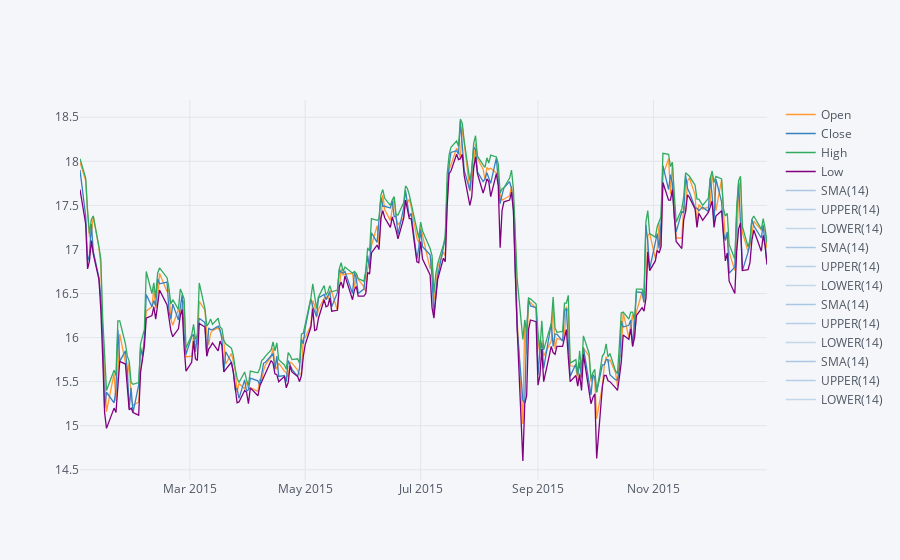

Write notebook code for a chart like this one.
### Markdown cell above
**Use .ta_plot(study='boll') to create a Bollinger Band Plot for Bank of America for the year 2015.**

### Code cell
BAC[['Open','Close','High','Low']]['2015-01-01':'2015-12-31'].ta_plot(study='boll')

### Figure 1 — Plotly figure (JSON) as saved in the notebook; plotly's stock layout.template omitted (floating-point values rounded to 4 significant figures; data arrays with more than 128 entries replaced by an {"elided": "..."} marker saying what was removed)
{"data": [{"line": {"color": "rgba(255, 153, 51, 1.0)", "dash": "solid", "shape": "linear", "width": 1.3}, "mode": "lines", "name": "Open", "text": "", "type": "scatter", "x": {"elided": "252 str values"}, "y": {"elided": "252 float values"}}, {"line": {"color": "rgba(55, 128, 191, 1.0)", "dash": "solid", "shape": "linear", "width": 1.3}, "mode": "lines", "name": "Close", "text": "", "type": "scatter", "x": {"elided": "252 str values"}, "y": {"elided": "252 float values"}}, {"line": {"color": "rgba(50, 171, 96, 1.0)", "dash": "solid", "shape": "linear", "width": 1.3}, "mode": "lines", "name": "High", "text": "", "type": "scatter", "x": {"elided": "252 str values"}, "y": {"elided": "252 float values"}}, {"line": {"color": "rgba(128, 0, 128, 1.0)", "dash": "solid", "shape": "linear", "width": 1.3}, "mode": "lines", "name": "Low", "text": "", "type": "scatter", "x": {"elided": "252 str values"}, "y": {"elided": "252 float values"}}, {"line": {"color": "rgba(55, 128, 191, 0.4000000000000002)", "dash": "solid", "shape": "linear", "width": 1.3}, "mode": "lines", "name": "SMA(14)", "text": "", "type": "scatter", "x": {"elided": "252 str values"}, "y": {"elided": "252x4 mixed values"}}, {"line": {"color": "rgba(55, 128, 191, 0.33333333333333354)", "dash": "solid", "shape": "linear", "width": 1.3}, "mode": "lines", "name": "UPPER(14)", "text": "", "type": "scatter", "x": {"elided": "252 str values"}, "y": {"elided": "252x4 mixed values"}}, {"line": {"color": "rgba(55, 128, 191, 0.2666666666666669)", "dash": "solid", "shape": "linear", "width": 1.3}, "mode": "lines", "name": "LOWER(14)", "text": "", "type": "scatter", "x": {"elided": "252 str values"}, "y": {"elided": "252x4 mixed values"}}, {"line": {"color": "rgba(55, 128, 191, 0.4000000000000002)", "dash": "solid", "shape": "linear", "width": 1.3}, "mode": "lines", "name": "SMA(14)", "text": "", "type": "scatter", "x": {"elided": "252 str values"}, "y": {"elided": "252x4 mixed values"}}, {"line": {"color": "rgba(55, 128, 191, 0.33333333333333354)", "dash": "solid", "shape": "linear", "width": 1.3}, "mode": "lines", "name": "UPPER(14)", "text": "", "type": "scatter", "x": {"elided": "252 str values"}, "y": {"elided": "252x4 mixed values"}}, {"line": {"color": "rgba(55, 128, 191, 0.2666666666666669)", "dash": "solid", "shape": "linear", "width": 1.3}, "mode": "lines", "name": "LOWER(14)", "text": "", "type": "scatter", "x": {"elided": "252 str values"}, "y": {"elided": "252x4 mixed values"}}, {"line": {"color": "rgba(55, 128, 191, 0.4000000000000002)", "dash": "solid", "shape": "linear", "width": 1.3}, "mode": "lines", "name": "SMA(14)", "text": "", "type": "scatter", "x": {"elided": "252 str values"}, "y": {"elided": "252x4 mixed values"}}, {"line": {"color": "rgba(55, 128, 191, 0.33333333333333354)", "dash": "solid", "shape": "linear", "width": 1.3}, "mode": "lines", "name": "UPPER(14)", "text": "", "type": "scatter", "x": {"elided": "252 str values"}, "y": {"elided": "252x4 mixed values"}}, {"line": {"color": "rgba(55, 128, 191, 0.2666666666666669)", "dash": "solid", "shape": "linear", "width": 1.3}, "mode": "lines", "name": "LOWER(14)", "text": "", "type": "scatter", "x": {"elided": "252 str values"}, "y": {"elided": "252x4 mixed values"}}, {"line": {"color": "rgba(55, 128, 191, 0.4000000000000002)", "dash": "solid", "shape": "linear", "width": 1.3}, "mode": "lines", "name": "SMA(14)", "text": "", "type": "scatter", "x": {"elided": "252 str values"}, "y": {"elided": "252x4 mixed values"}}, {"line": {"color": "rgba(55, 128, 191, 0.33333333333333354)", "dash": "solid", "shape": "linear", "width": 1.3}, "mode": "lines", "name": "UPPER(14)", "text": "", "type": "scatter", "x": {"elided": "252 str values"}, "y": {"elided": "252x4 mixed values"}}, {"line": {"color": "rgba(55, 128, 191, 0.2666666666666669)", "dash": "solid", "shape": "linear", "width": 1.3}, "mode": "lines", "name": "LOWER(14)", "text": "", "type": "scatter", "x": {"elided": "252 str values"}, "y": {"elided": "252x4 mixed values"}}], "layout": {"legend": {"bgcolor": "#F5F6F9", "font": {"color": "#4D5663"}}, "paper_bgcolor": "#F5F6F9", "plot_bgcolor": "#F5F6F9", "title": {"font": {"color": "#4D5663"}}, "xaxis": {"gridcolor": "#E1E5ED", "showgrid": true, "tickfont": {"color": "#4D5663"}, "title": {"font": {"color": "#4D5663"}, "text": ""}, "zerolinecolor": "#E1E5ED"}, "yaxis": {"gridcolor": "#E1E5ED", "showgrid": true, "tickfont": {"color": "#4D5663"}, "title": {"font": {"color": "#4D5663"}, "text": ""}, "zerolinecolor": "#E1E5ED"}}}
